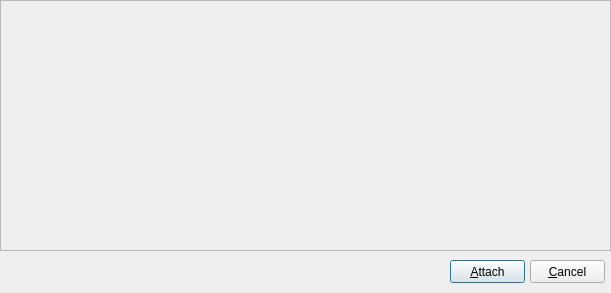
<?xml version="1.0" encoding="UTF-8"?>
<ui version="4.0">
 <class>AttachDialog</class>
 <widget class="QDialog" name="AttachDialog">
  <property name="geometry">
   <rect>
    <x>0</x>
    <y>0</y>
    <width>611</width>
    <height>293</height>
   </rect>
  </property>
  <property name="windowTitle">
   <string>Attach</string>
  </property>
  <property name="windowIcon">
   <iconset resource="../../resource.qrc">
    <normaloff>:/icons/images/attach.png</normaloff>:/icons/images/attach.png</iconset>
  </property>
  <widget class="StdTable" name="listProcesses">
   <property name="geometry">
    <rect>
     <x>0</x>
     <y>0</y>
     <width>611</width>
     <height>251</height>
    </rect>
   </property>
   <property name="frameShape">
    <enum>QFrame::StyledPanel</enum>
   </property>
   <property name="frameShadow">
    <enum>QFrame::Sunken</enum>
   </property>
  </widget>
  <widget class="QPushButton" name="btnAttach">
   <property name="geometry">
    <rect>
     <x>450</x>
     <y>260</y>
     <width>75</width>
     <height>23</height>
    </rect>
   </property>
   <property name="text">
    <string>&amp;Attach</string>
   </property>
  </widget>
  <widget class="QPushButton" name="btnCancel">
   <property name="geometry">
    <rect>
     <x>530</x>
     <y>260</y>
     <width>75</width>
     <height>23</height>
    </rect>
   </property>
   <property name="text">
    <string>&amp;Cancel</string>
   </property>
  </widget>
 </widget>
 <customwidgets>
  <customwidget>
   <class>StdTable</class>
   <extends>QFrame</extends>
   <header>StdTable.h</header>
   <container>1</container>
  </customwidget>
 </customwidgets>
 <resources>
  <include location="../../resource.qrc"/>
 </resources>
 <connections>
  <connection>
   <sender>btnCancel</sender>
   <signal>clicked()</signal>
   <receiver>AttachDialog</receiver>
   <slot>reject()</slot>
   <hints>
    <hint type="sourcelabel">
     <x>561</x>
     <y>272</y>
    </hint>
    <hint type="destinationlabel">
     <x>551</x>
     <y>255</y>
    </hint>
   </hints>
  </connection>
 </connections>
</ui>
